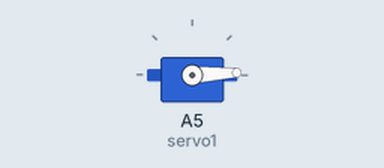
Simulated run of this sketch. Board: Arduino Uno, built with avr-gcc and run on an emulated ATmega328P. Parts: servo.

Above: at 0.05 s.
At 1.15 s:
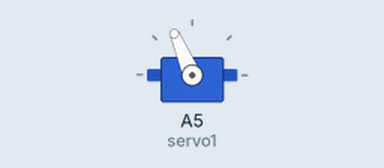
At 2.25 s:
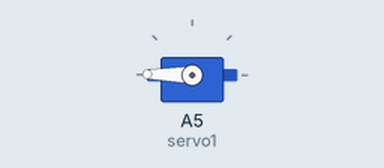
At 4.45 s:
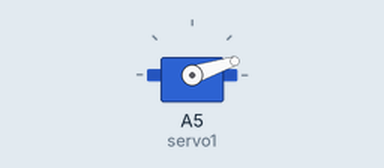
Timing chart, 0 to 7.3 s (numbered marks = the images above):
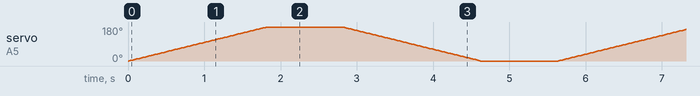

The sketch:

Servo-Motor-Kullanimi.ino
```cpp
/*
* Servo Motor Nasıl Kullanılır ?
*
* Yazar: dezarto
* Tarih: 13.06.2023
*/

#include <Servo.h>

Servo servo1;         // servo motorumuzun ismini tanımlıyoruz
int aciDegeri = 179;  // örnek bir açı değeri tanımlıyoruz

void setup() {
  servo1.attach(A5);  // Servo motorumuzun Veri Pinini bağladığımız pin numarasını yazıyoruz
                      // bu fonksiyon sayesinde pini tanımlamış olduk
}

void loop() {
  //servo1.write(aciDegeri);  // Servo motorumuzun dönmesini istedğimiz acıDegerini yazıyoruz

  for (int i = 0; i < 180; i++) {
    servo1.write(i);
    delay(10);
  }
  delay(1000);
  for (int i = 179; i >= 0; i--) {
    servo1.write(i);
    delay(10);
  }
  delay(1000);
}
```
